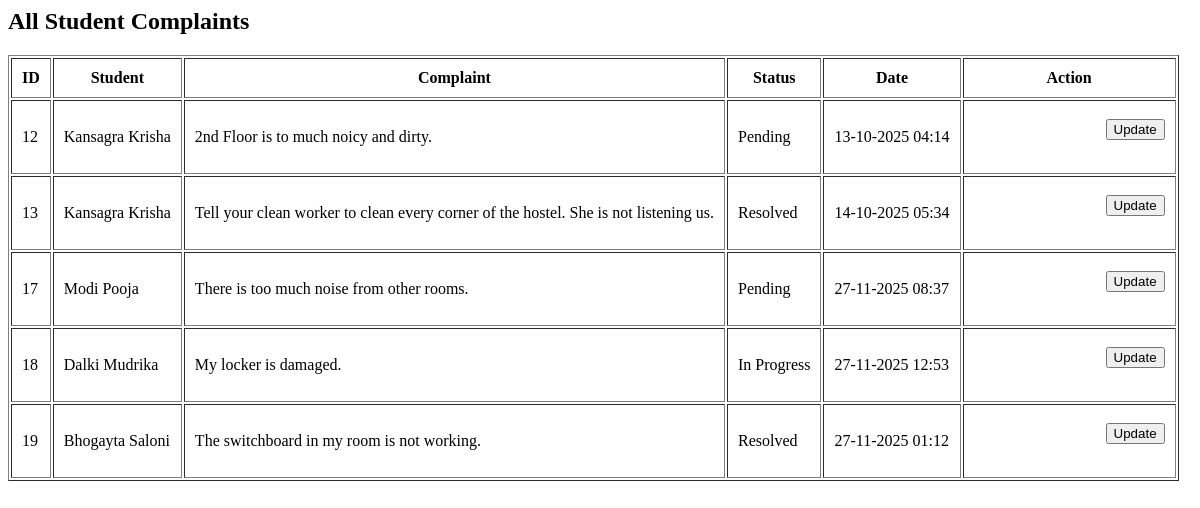
The app's page /admin/view_complaint.php (signed in) with its own data.
### tables this page shows
CREATE TABLE `complaints` (
  `id` int(11) NOT NULL,
  `student_id` int(11) NOT NULL,
  `complaint` varchar(150) NOT NULL,
  `status` varchar(15) DEFAULT 'Pending',
  `created_at` timestamp NOT NULL DEFAULT current_timestamp()
);

CREATE TABLE `students` (
  `id` int(11) NOT NULL,
  `name` varchar(50) NOT NULL,
  `email` varchar(50) NOT NULL,
  `room_no` int(11) NOT NULL,
  `password` varchar(255) NOT NULL
);

### admin/view_complaint.php (the view, shortened to what this page needs)
<?php
include('../db.php');
$sql = "SELECT complaints.id, complaints.complaint, complaints.status, complaints.created_at, students.name
        FROM complaints
        JOIN students ON complaints.student_id = students.id
        ORDER BY complaints.created_at";
$result = $conn->query($sql);
?>
<div class="fee-records">
    <h2 class="add"><i class="fa-solid fa-envelope-open-text"></i> All Student Complaints</h2>
    <table border="1" cellpadding="10">
        <tr>
            <th>ID</th><th>Student</th><th>Complaint</th><th>Status</th><th>Date</th><th>Action</th>
        </tr>
        <?php while ($row = $result->fetch_assoc()) { ?>
            <tr>
                <td><?= $row['id'] ?></td>
                <td><?= htmlspecialchars($row['name']) ?></td>
                <td><?= htmlspecialchars($row['complaint']) ?></td>
                <td><?= $row['status'] ?></td>
                <td><?= date('d-m-Y h:i', strtotime($row['created_at'])) ?></td>
                <td>
                <form method="POST" action="dashboard.php?page=update_status">
                <select name="status">
                    <option value="Pending" <?= $row['status'] === 'Pending' ? 'selected' : '' ?>>Pending</option>
                    <option value="In Progress" <?= $row['status'] === 'In Progress' ? 'selected' : '' ?>>In Progress</option>
                    <option value="Resolved" <?= $row['status'] === 'Resolved' ? 'selected' : '' ?>>Resolved</option>
                </select>
                <input type="submit" class="btn" value="Update">
                </form>
                </td>
            </tr>
        <?php } ?>
    </table>
</div>

### admin/view_complaint.php (style rules this page uses)
select { padding: 8px 12px; border-radius: 8px; border: 1px solid rgba(255,255,255,0.2); background: rgba(255,255,255,0.05); color: #fff; font-size: 14px; cursor: pointer; transition: 0.3s; margin-right: 10px; }
select option { background: #0f0f1a; color: #fff; }

### records on screen
complaints: id "12", student.name "Kansagra Krisha", complaint "2nd Floor is to much noicy and dirty.", status "Pending", created_at "13-10-2025 04:14"
complaints: id "13", student.name "Kansagra Krisha", complaint "Tell your clean worker to clean every corner of the hostel. She is not listening us.", status "Resolved", created_at "14-10-2025 05:34"
complaints: id "17", student.name "Modi Pooja", complaint "There is too much noise from other rooms.", status "Pending", created_at "27-11-2025 08:37"
complaints: id "18", student.name "Dalki Mudrika", complaint "My locker is damaged.", status "In Progress", created_at "27-11-2025 12:53"
complaints: id "19", student.name "Bhogayta Saloni", complaint "The switchboard in my room is not working.", status "Resolved", created_at "27-11-2025 01:12"
